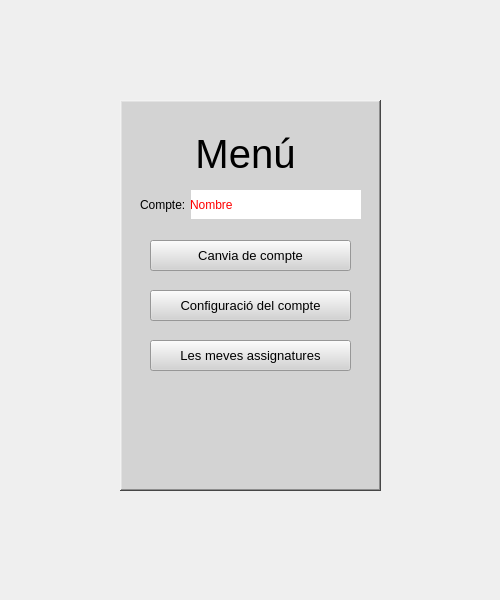
<?xml version="1.0" encoding="UTF-8"?>
<ui version="4.0">
 <class>StudentMenuWidget</class>
 <widget class="QWidget" name="StudentMenuWidget">
  <property name="geometry">
   <rect>
    <x>0</x>
    <y>0</y>
    <width>500</width>
    <height>600</height>
   </rect>
  </property>
  <property name="windowTitle">
   <string>Menu</string>
  </property>
  <property name="locale">
   <locale language="English" country="UnitedStates"/>
  </property>
  <widget class="QFrame" name="frame">
   <property name="geometry">
    <rect>
     <x>120</x>
     <y>100</y>
     <width>261</width>
     <height>391</height>
    </rect>
   </property>
   <property name="styleSheet">
    <string notr="true">background-color: rgb(211, 211, 211);</string>
   </property>
   <property name="frameShape">
    <enum>QFrame::WinPanel</enum>
   </property>
   <property name="frameShadow">
    <enum>QFrame::Raised</enum>
   </property>
   <property name="lineWidth">
    <number>2</number>
   </property>
   <property name="midLineWidth">
    <number>0</number>
   </property>
   <widget class="QLabel" name="nameLabel">
    <property name="geometry">
     <rect>
      <x>70</x>
      <y>90</y>
      <width>171</width>
      <height>29</height>
     </rect>
    </property>
    <property name="styleSheet">
     <string notr="true">color: rgb(255, 0, 0);
background-color: rgb(255, 255, 255);</string>
    </property>
    <property name="text">
     <string>Nombre</string>
    </property>
   </widget>
   <widget class="QLabel" name="acnameLabel">
    <property name="geometry">
     <rect>
      <x>20</x>
      <y>90</y>
      <width>51</width>
      <height>29</height>
     </rect>
    </property>
    <property name="styleSheet">
     <string notr="true"/>
    </property>
    <property name="text">
     <string>Compte:</string>
    </property>
   </widget>
   <widget class="QPushButton" name="acchangeButton">
    <property name="geometry">
     <rect>
      <x>30</x>
      <y>140</y>
      <width>201</width>
      <height>31</height>
     </rect>
    </property>
    <property name="font">
     <font>
      <pointsize>10</pointsize>
     </font>
    </property>
    <property name="text">
     <string>Canvia de compte</string>
    </property>
   </widget>
   <widget class="QLabel" name="logInLabel">
    <property name="geometry">
     <rect>
      <x>50</x>
      <y>20</y>
      <width>151</width>
      <height>57</height>
     </rect>
    </property>
    <property name="font">
     <font>
      <family>Arial</family>
      <pointsize>30</pointsize>
     </font>
    </property>
    <property name="layoutDirection">
     <enum>Qt::LeftToRight</enum>
    </property>
    <property name="locale">
     <locale language="English" country="Kenya"/>
    </property>
    <property name="text">
     <string>Menú</string>
    </property>
    <property name="textFormat">
     <enum>Qt::AutoText</enum>
    </property>
    <property name="alignment">
     <set>Qt::AlignBottom|Qt::AlignHCenter</set>
    </property>
   </widget>
   <widget class="QPushButton" name="prefButton">
    <property name="geometry">
     <rect>
      <x>30</x>
      <y>190</y>
      <width>201</width>
      <height>31</height>
     </rect>
    </property>
    <property name="font">
     <font>
      <pointsize>10</pointsize>
     </font>
    </property>
    <property name="text">
     <string>Configuració del compte</string>
    </property>
   </widget>
   <widget class="QPushButton" name="signaturesButton">
    <property name="geometry">
     <rect>
      <x>30</x>
      <y>240</y>
      <width>201</width>
      <height>31</height>
     </rect>
    </property>
    <property name="font">
     <font>
      <pointsize>10</pointsize>
     </font>
    </property>
    <property name="text">
     <string>Les meves assignatures</string>
    </property>
   </widget>
  </widget>
 </widget>
 <resources/>
 <connections/>
</ui>
